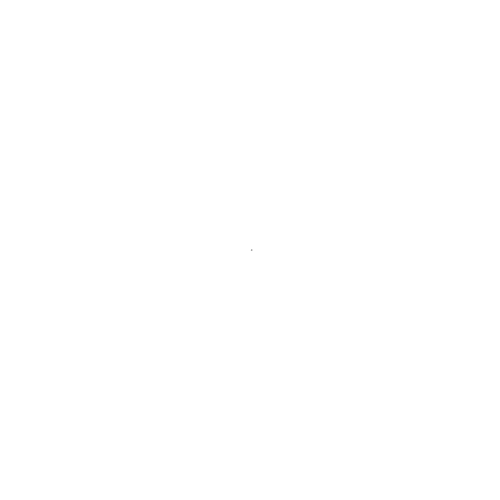
Frame 1 (no input)
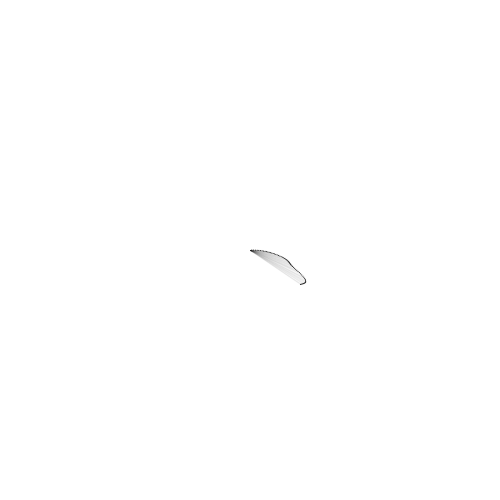
Frame 60 (the mouse pressed at the canvas centre just before this capture)
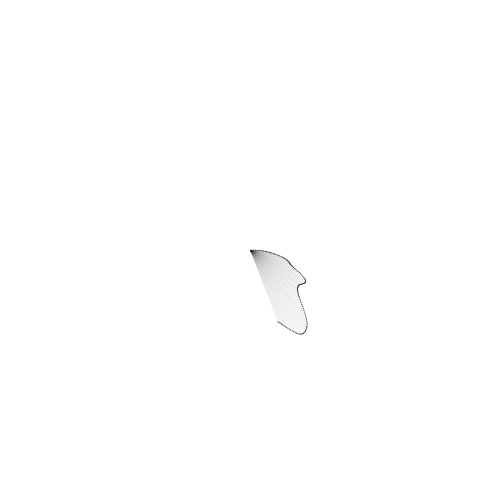
Frame 120 (the mouse held since frame 60 and released just before this capture)

The Processing sketch that drew these frames (run headless with seeded random() and noise(); from frame 60 on, the mouse is pressed at the canvas centre):

// Processing sketch: sin_pattern
// ── sin_pattern.pde
//sin/cos pattern

void setup(){
  size(500,500);
  background(255);
  noStroke();
  smooth();
}

void draw(){
    //background(0);
  // translate(width / 2, height / 2);
  //rotate(frameCount * 0.01);

  //for (var angle = 0; angle < 360; angle += 72) {//apply this forloop will make the gradient fill clearer.
    pushMatrix();
    translate(width/2, height/2);
    
    //rotate((radians(angle)+frameCount)*0.01);
    rotate(frameCount * 0.01);
    
    float freq, amp;
    freq = frameCount * 0.01;
    amp = 200;
    //sinVal = sin(freq)*amp;
    float sinVal = noise(freq) * amp;

    freq = frameCount * 0.015;
    //var amp = 100;
    amp = sinVal; //frameCount * 0.1;
    float distance = sin(freq) * amp; //100;

    //drawLine for the gradient fill of the shape.
    stroke(0, 10);
    line(0, 0, distance, 0);
    fill(0);
    ellipse(distance, 0, 1, 1);
    popMatrix();
  //}

}
